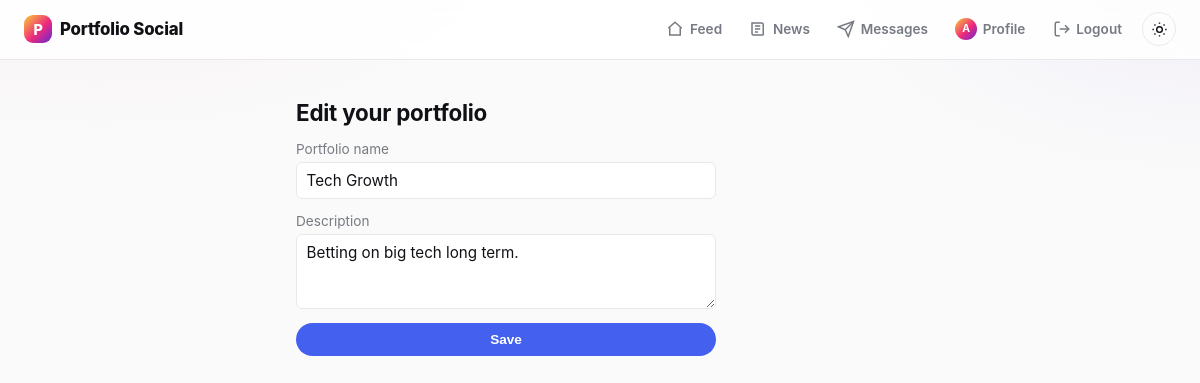
The app's page /portfolio/edit (signed in) with its own data.
### models.py (models this page shows, shortened)
class User(UserMixin, db.Model):
    __tablename__ = "users"
    id = db.Column(db.Integer, primary_key=True)
    username = db.Column(db.String(32), unique=True, nullable=False, index=True)
    email = db.Column(db.String(120), unique=True, nullable=False)
    password_hash = db.Column(db.String(256), nullable=False)
    bio = db.Column(db.String(200))
    created_at = db.Column(db.DateTime, default=datetime.utcnow, nullable=False)
    portfolio = db.relationship(
        "Portfolio",
        back_populates="owner",
        uselist=False,
        cascade="all, delete-orphan",
    )
    likes = db.relationship("Like", back_populates="user", cascade="all, delete-orphan")
    comments = db.relationship(
        "Comment", back_populates="user", cascade="all, delete-orphan"
    )
    following = db.relationship(
        "Follow",
        foreign_keys="Follow.follower_id",
        back_populates="follower",
        cascade="all, delete-orphan",
    )
    followers = db.relationship(
        "Follow",
        foreign_keys="Follow.followed_id",
        back_populates="followed",
        cascade="all, delete-orphan",
    )
    @property
    def unread_message_count(self):
        return Message.query.filter_by(recipient_id=self.id, read_at=None).count()

class Portfolio(db.Model):
    __tablename__ = "portfolios"
    id = db.Column(db.Integer, primary_key=True)
    user_id = db.Column(
        db.Integer, db.ForeignKey("users.id"), unique=True, nullable=False
    )
    title = db.Column(db.String(80), nullable=False)
    description = db.Column(db.String(300))
    created_at = db.Column(db.DateTime, default=datetime.utcnow, nullable=False)
    owner = db.relationship("User", back_populates="portfolio")
    holdings = db.relationship(
        "Holding",
        back_populates="portfolio",
        cascade="all, delete-orphan",
        order_by="Holding.ticker",
    )
    likes = db.relationship(
        "Like", back_populates="portfolio", cascade="all, delete-orphan"
    )
    comments = db.relationship(
        "Comment",
        back_populates="portfolio",
        cascade="all, delete-orphan",
        order_by="Comment.created_at",
    )
    snapshots = db.relationship(
        "PortfolioSnapshot",
        back_populates="portfolio",
        cascade="all, delete-orphan",
        order_by="PortfolioSnapshot.date",
    )

### routes_portfolio.py (the view)
@login_required
def portfolio_edit():
    portfolio = current_user.portfolio
    if portfolio is None:
        return redirect(url_for("portfolio_new"))
    form = PortfolioForm(obj=portfolio)
    if form.validate_on_submit():
        portfolio.title = form.title.data
        portfolio.description = form.description.data
        db.session.commit()
        flash("Portfolio updated.", "success")
        return redirect(url_for("profile", username=current_user.username))
    return render_template("portfolio_form.html", form=form, mode="edit")

### forms.py
class PortfolioForm(FlaskForm):
    title = StringField(
        "Portfolio name",
        validators=[DataRequired(), Length(max=80)],
    )
    description = TextAreaField(
        "Description", validators=[Optional(), Length(max=300)]
    )
    submit = SubmitField("Save")

### app.py (called while the page is built)
def create_app():
    app = Flask(__name__, instance_relative_config=True)
    app.config.from_object(Config)
    db.init_app(app)
    login_manager.init_app(app)
    routes_auth.register(app)
    routes_portfolio.register(app)
    routes_social.register(app)
    routes_news.register(app)
    routes_messages.register(app)
    @app.context_processor
    def inject_unread_message_count():
        if current_user.is_authenticated:
            return {"unread_message_count": current_user.unread_message_count}
        return {"unread_message_count": 0}
    return app

### models.py (called while the page is built)
@login_manager.user_loader
def load_user(user_id):
    return db.session.get(User, int(user_id))

### templates/portfolio_form.html (shortened to what this page needs)
{% extends "base.html" %}
{% block content %}
  <h1>{{ "Edit your portfolio" if mode == "edit" else "Create your portfolio" }}</h1>
  <form method="post" class="form" novalidate>
    <div class="field">
      {{ form.title.label }}
      {{ form.title(size=40) }}
    </div>
    <div class="field">
      {{ form.description.label }}
      {{ form.description(rows=3) }}
    </div>
    {{ form.submit(class="btn btn-primary") }}
  </form>
{% endblock %}

### templates/base.html (shortened to what this page needs)
<!doctype html>
<html lang="en">
<head>
  <link rel="stylesheet" href="{{ url_for('static', filename='style.css') }}">
</head>
<body>
  <nav class="navbar">
    <a class="brand" href="{{ url_for('feed') if current_user.is_authenticated else url_for('login') }}">
      <span class="brand-mark">P</span>Portfolio Social
    </a>
    <div class="nav-links">
      {% if current_user.is_authenticated %}
        <a href="{{ url_for('feed') }}" class="nav-link {{ 'active' if request.endpoint == 'feed' }}">
          <svg viewBox="0 0 24 24" fill="none" stroke="currentColor" stroke-width="2"><path d="M3 11l9-8 9 8"/><path d="M5 10v10h14V10"/></svg>
          <span>Feed</span>
        </a>
        <a href="{{ url_for('news') }}" class="nav-link {{ 'active' if request.endpoint == 'news' }}">
          <svg viewBox="0 0 24 24" fill="none" stroke="currentColor" stroke-width="2"><path d="M4 4h13a2 2 0 0 1 2 2v13a1 1 0 0 1-1 1H6a2 2 0 0 1-2-2z"/><path d="M8 8h7M8 12h7M8 16h4"/></svg>
          <span>News</span>
        </a>
        <a href="{{ url_for('inbox') }}" class="nav-link {{ 'active' if request.endpoint in ('inbox', 'thread') }}">
          <svg viewBox="0 0 24 24" fill="none" stroke="currentColor" stroke-width="2"><path d="M22 2 11 13"/><path d="M22 2 15 22l-4-9-9-4z"/></svg>
          <span>Messages</span>
        </a>
        <a href="{{ url_for('profile', username=current_user.username) }}" class="nav-link {{ 'active' if request.endpoint == 'profile' and request.view_args.username == current_user.username }}">
          <span class="avatar avatar-nav">{{ current_user.username[0]|upper }}</span>
          <span>Profile</span>
        </a>
        <a href="{{ url_for('logout') }}" class="nav-link">
          <svg viewBox="0 0 24 24" fill="none" stroke="currentColor" stroke-width="2"><path d="M9 21H5a2 2 0 0 1-2-2V5a2 2 0 0 1 2-2h4"/><path d="M16 17l5-5-5-5"/><path d="M21 12H9"/></svg>
          <span>Logout</span>
        </a>
      {% else %}
        <a class="nav-link" href="{{ url_for('login') }}"><span>Login</span></a>
        <a class="nav-link" href="{{ url_for('signup') }}"><span>Sign up</span></a>
      {% endif %}
      <button type="button" id="theme-toggle" class="theme-toggle" aria-label="Toggle dark mode">
        <svg class="icon-sun" viewBox="0 0 24 24" fill="none" stroke="currentColor" stroke-width="2"><circle cx="12" cy="12" r="4"/><path d="M12 2v2M12 20v2M4.9 4.9l1.4 1.4M17.7 17.7l1.4 1.4M2 12h2M20 12h2M4.9 19.1l1.4-1.4M17.7 6.3l1.4-1.4"/></svg>
      </button>
    </div>
  </nav>
  <main class="container {% block container_class %}{% endblock %}">
    {% block content %}{% endblock %}
  </main>
</body>
</html>

### static/style.css (style rules this page uses)
:root { --bg: #fafafa; --card-bg: #ffffff; --border: #e8e8ea; --text: #0f1115; --muted: #767a82; --primary: #4361ee; --primary-dark: #3245c0; --gain: #0ecb81; --gain-bg: #e6faf3; --loss: #f6465d; --loss-bg: #fdeaed; --danger: #f6465d; --gradient: linear-gradient(135deg, #f9ce34 0%, #ee2a7b 55%, #6228d7 100%); --shadow: 0 1px 2px rgba(15, 17, 21, 0.04), 0 8px 24px rgba(15, 17, 21, 0.06); --shadow-hover: 0 4px 8px rgba(15, 17, 21, 0.06), 0 16px 32px rgba(15, 17, 21, 0.09); --radius: 14px; --wash-1: rgba(238, 42, 123, 0.05); --wash-2: rgba(98, 40, 215, 0.05); --nav-bg: rgba(255, 255, 255, 0.85); }
html { color-scheme: light; }
* { box-sizing: border-box; }
input, textarea, select { background: var(--card-bg); color: var(--text); }
body { margin: 0; font-family: "Inter", -apple-system, "Segoe UI", Roboto, Helvetica, Arial, sans-serif; background: radial-gradient(720px 360px at 8% -10%, var(--wash-1), transparent 60%), radial-gradient(640px 320px at 100% 0%, var(--wash-2), transparent 55%), var(--bg); background-attachment: fixed; color: var(--text); -webkit-font-smoothing: antialiased; transition: background-color 0.15s, color 0.15s; }
.navbar { display: flex; justify-content: space-between; align-items: center; padding: 0.7rem 1.5rem; background: var(--nav-bg); backdrop-filter: blur(10px); border-bottom: 1px solid var(--border); position: sticky; top: 0; z-index: 100; }
.navbar .brand { display: flex; align-items: center; gap: 0.5rem; font-weight: 800; font-size: 1.05rem; color: var(--text); text-decoration: none; letter-spacing: -0.01em; }
.brand-mark { display: inline-flex; align-items: center; justify-content: center; width: 28px; height: 28px; border-radius: 9px; background: var(--gradient); color: #fff; font-weight: 800; font-size: 0.9rem; }
.nav-links { display: flex; align-items: center; gap: 0.15rem; }
.nav-link { position: relative; display: flex; align-items: center; gap: 0.35rem; padding: 0.45rem 0.7rem; margin-left: 0.15rem; border-radius: 999px; color: var(--muted); text-decoration: none; font-size: 0.85rem; font-weight: 600; transition: background 0.15s, color 0.15s; }
.nav-link svg { width: 18px; height: 18px; flex-shrink: 0; }
.nav-link span:not(.avatar):not(.nav-badge) { display: inline; }
.theme-toggle { display: flex; align-items: center; justify-content: center; width: 34px; height: 34px; margin-left: 0.4rem; border: 1px solid var(--border); border-radius: 50%; background: none; color: var(--text); cursor: pointer; }
.theme-toggle svg { width: 17px; height: 17px; }
.container { max-width: 640px; margin: 0 auto; padding: 1.5rem 1rem 4rem; }
h1 { font-size: 1.4rem; letter-spacing: -0.01em; }
.avatar { display: inline-flex; align-items: center; justify-content: center; width: 34px; height: 34px; border-radius: 50%; background: var(--gradient); color: #fff; font-weight: 700; font-size: 0.85rem; flex-shrink: 0; line-height: 1; }
.avatar-nav { width: 22px; height: 22px; font-size: 0.65rem; }
.form { display: flex; flex-direction: column; gap: 0.9rem; max-width: 420px; }
.field { display: flex; flex-direction: column; gap: 0.3rem; }
.field label { font-size: 0.85rem; color: var(--muted); }
.field input, .field textarea { padding: 0.5rem 0.6rem; border: 1px solid var(--border); border-radius: 6px; font-size: 0.95rem; font-family: inherit; }
.btn { display: inline-block; padding: 0.55rem 1.1rem; border-radius: 999px; border: none; cursor: pointer; font-size: 0.85rem; font-weight: 600; text-decoration: none; text-align: center; transition: background 0.15s, transform 0.1s; }
.btn-primary { background: var(--primary); color: #fff; }

### records on screen
User: username "A"
Portfolio: title "Tech Growth", description "Betting on big tech long term."

### other values on screen
{{ "Edit your portfolio" if mode == "edit" else "Create your portfolio" }} "Edit your portfolio"
